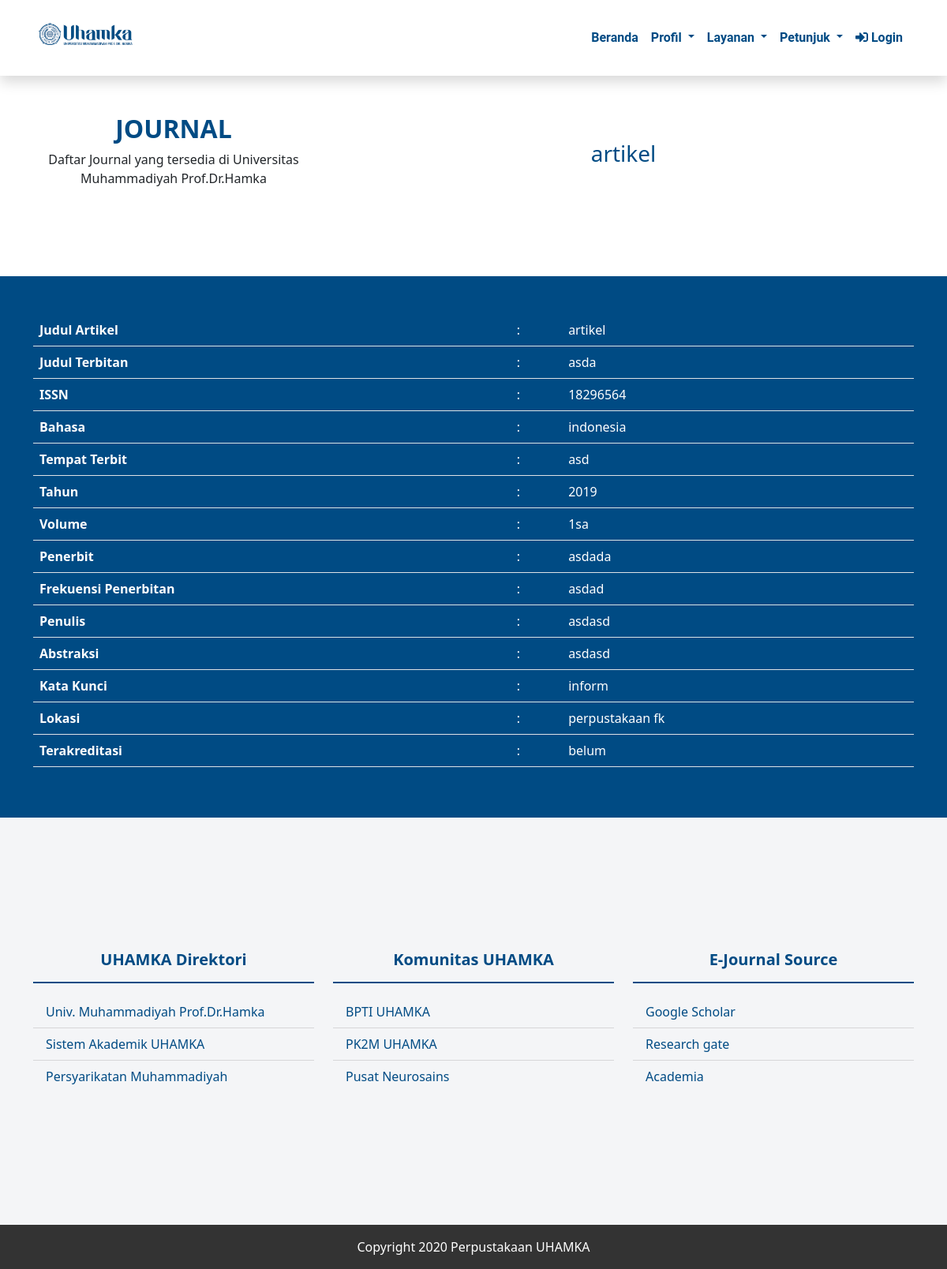
Screenshot of /layanan/journalDetail/artikel/ with the database file from the repository.
### layanan/models.py (models this page shows, shortened)
class journal(models.Model):
    LOKASI = (
                ('semua lokasi','Semua Lokasi'),
                ('perpustakaan ft','Perpustakaan FT'),
                ('perpustakaan fkip','Perpustakaan FKIP'),
                ('perpustakaan fk','Perpustakaan FK'),
                ('perpustakaan fisip','Perpustakaan FISIP'),
                ('perpustakaan ffs','Perpustakaan FFS'),
                ('perpustakaan feb','Perpustakaan FEB'),
            )
    BAHASA = (
        ('indonesia','Indonesia'),
        ('english','English')
    )
    judul_artikel   = models.CharField(max_length=200, blank=True)
    judul_terbitan  = models.CharField(max_length=200)
    issn            = models.IntegerField(blank=True)
    bahasa          = models.CharField(max_length=200, choices=BAHASA, default='indonesia')
    tempat_terbit   = models.CharField(max_length=200)
    tahun           = models.IntegerField()
    volume          = models.CharField(max_length=200)
    penerbit        = models.CharField(max_length=200)
    frekuensi_penerbitan = models.CharField(max_length=200)
    penulis         = models.CharField(max_length=200, blank=True)
    abstraksi       = models.TextField()
    kata_kunci      = models.CharField(max_length=200, blank=True)
    lokasi          = models.CharField(max_length=200, blank=True, choices=LOKASI, default='semua lokasi')
    terakreditasi   = models.CharField(max_length=200)
    slug            = models.SlugField(blank=True, editable=False)

### layanan/views.py (the view)
# urls.py: path('journalDetail/<slug:slug>/', journalDetailView.as_view(), name='journal_detail'),
class journalDetailView(DetailView):
    model = journal
    template_name = "layanan/journalDetail.html"
    context_object_name = 'journal'

### layanan/templates/layanan/journalDetail.html (shortened to what this page needs)
{% extends 'base.html' %}
{% block contents %}
<div class="py-4"></div>
<section class="journal py-5">
    <div class="container">
        <div class="row justify-content-center align-items-center py-5">
            <div class="col-md-4 text-center text-md-left">
                <h2 class="fw-bold" style="color: #004B84;">
                    JOURNAL
                </h2>
                <p>Daftar Journal yang tersedia di Universitas Muhammadiyah Prof.Dr.Hamka</p>
            </div>
            <div class="col-md-8">
                <h3 class="text-center" style="color: #004B84;">{{journal.judul_artikel}}</h3>
            </div>
        </div>
    </div>
</section>
<section class="container-fluid" style="background: #004B84!important;">
    <div class="container">
        <div class="row justify-content-center">
            <div class="col-md-12 my-5">
                <table class="table text-white">
                    <tbody>
                      <tr>
                        <th scope="row">Judul Artikel</th>
                        <td>:</td>
                        <td>{{journal.judul_artikel}}</td>
                      </tr>
                      <tr>
                        <th scope="row">Judul Terbitan</th>
                        <td>:</td>
                        <td>{{journal.judul_terbitan}}</td>
                      </tr>
                      <tr>
                        <th scope="row">ISSN</th>
                        <td>:</td>
                        <td>{{journal.issn}}</td>
                      </tr>
                      <tr>
                        <th scope="row">Bahasa</th>
                        <td>:</td>
                        <td>{{journal.bahasa}}</td>
                      </tr>
                      <tr>
                        <th scope="row">Tempat Terbit</th>
                        <td>:</td>
                        <td>{{journal.tempat_terbit}}</td>
                      </tr>
                      <tr>
                        <th scope="row">Tahun</th>
                        <td>:</td>
                        <td>{{journal.tahun}}</td>
                      </tr>
                      <tr>
                        <th scope="row">Volume</th>
                        <td>:</td>
                        <td>{{journal.volume}}</td>
                      </tr>
                      <tr>
                        <th scope="row">Penerbit</th>
                        <td>:</td>
                        <td>{{journal.penerbit}}</td>
                      </tr>
                      <tr>
                        <th scope="row">Frekuensi Penerbitan</th>
                        <td>:</td>
                        <td>{{journal.frekuensi_penerbitan}}</td>
                      </tr>
                      <tr>
                        <th scope="row">Penulis</th>
                        <td>:</td>
                        <td>{{journal.penulis}}</td>
                      </tr>
                      <tr>
                        <th scope="row">Abstraksi</th>
                        <td>:</td>
                        <td>{{journal.abstraksi}}</td>
                      </tr>
                      <tr>
                        <th scope="row">Kata Kunci</th>
                        <td>:</td>
                        <td>{{journal.kata_kunci}}</td>
                      </tr>
                      <tr>
                        <th scope="row">Lokasi</th>
                        <td>:</td>
                        <td>{{journal.lokasi}}</td>
                      </tr>
                      <tr>
                        <th scope="row">Terakreditasi</th>
                        <td>:</td>
                        <td>{{journal.terakreditasi}}</td>
                      </tr>
                    </tbody>
                  </table>
            </div>
        </div>
    </div>
</section>
{% endblock contents %}

### static/css/stylesheet.css (style rules this page uses)
.col, .col-1, .col-10, .col-11, .col-12, .col-2, .col-3, .col-4, .col-5, .col-6, .col-7, .col-8, .col-9, .col-auto, .col-lg, .col-lg-1, .col-lg-10, .col-lg-11, .col-lg-12, .col-lg-2, .col-lg-3, .col-lg-4, .col-lg-5, .col-lg-6, .col-lg-7, .col-lg-8, .col-lg-9, .col-lg-auto, .col-md, .col-md-1, .col-md-10, .col-md-11, .col-md-12, .col-md-2, .col-md-3, .col-md-4, .col-md-5, .col-md-6, .col-md-7, .col-md-8, .col-md-9, .col-md-auto, .col-sm, .col-sm-1, .col-sm-10, .col-sm-11, .col-sm-12, .col-sm-2, .col-sm-3, .col-sm-4, .col-sm-5, .col-sm-6, .col-sm-7, .col-sm-8, .col-sm-9, .col-sm-auto, .col-xl, .col-xl-1, .col-xl-10, .col-xl-11, .col-xl-12, .col-xl-2, .col-xl-3, .col-xl-4, .col-xl-5, .col-xl-6, .col-xl-7, .col-xl-8, .col-xl-9, .col-xl-auto { position: relative; width: 100%; padding-right: 15px; padding-left: 15px; }
body { font-family: 'Roboto', sans-serif; }
.align-items-center { align-items: center !important; }
.justify-content-center { justify-content: center !important; }
.container { width: 100%; padding-right: 15px; padding-left: 15px; margin-right: auto; margin-left: auto; }
.text-center { text-align: center !important; }

### rows the page displays
journal: judul_artikel "artikel", judul_terbitan "asda", issn "18296564", bahasa "indonesia", tempat_terbit "asd", tahun "2019", volume "1sa", penerbit "asdada", frekuensi_penerbitan "asdad", penulis "asdasd", abstraksi "asdasd", kata_kunci "inform", lokasi "perpustakaan fk", terakreditasi "belum"
